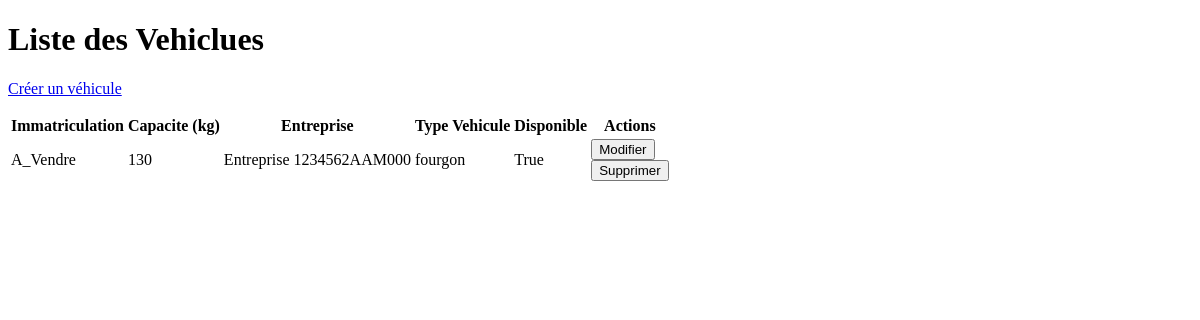
The page /vehicule/list/ on the database as committed earlier.
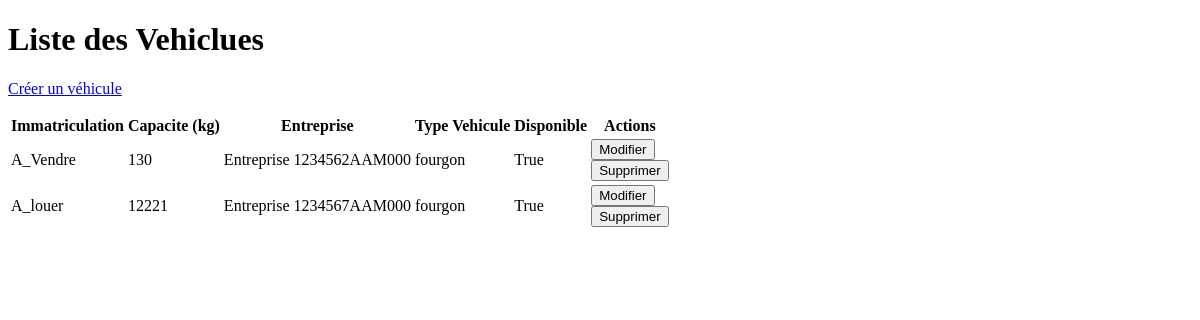
The same page on the database as committed later.
### VehiculesApp/models.py (models this page shows, shortened)
class Vehicule(models.Model):
    immatriculation=models.CharField(max_length=20,unique=True)
    capacite_kg=models.PositiveIntegerField(validators=[MinValueValidator(1,"La capacite deoit etre superieur a 0 kg"), ])
    entreprise=models.ForeignKey(
        Entreprise,
        on_delete=models.CASCADE,
        related_name='vehicules',
        )
    type_vehicule=models.CharField(
        max_length=50,
        choices=[
                    ('camionnette', 'Camionnette'),
                    ('fourgon', 'Fourgon'),
                    ('camion_porteur', 'Camion Porteur'),
                    ('semi_remorque', 'Semi-remorque'),
                ],
    )
    disponible=models.BooleanField(default=True)
    created_at = models.DateTimeField(auto_now_add=True)
    updated_at = models.DateTimeField(auto_now=True)

### EntreprisesApp/models.py (models this page shows)
class Entreprise(models.Model):
    raison_sociale = models.CharField(max_length=200, null=False)
    matricule_fiscal = models.CharField(
        max_length=17,
        null=False,
        unique=True,
        blank=False,
        validators=[matricule_fiscale_validators],
    )
    adresse = models.TextField(validators=[MinLengthValidator(20,"ladresse doit etre superieur a 20 charactere")])
    type_entreprise = models.CharField(
        max_length=100,
        choices=[
            ('chargeur', 'Chargeur'),
            ('transporteur', 'Transporteur'),
        ]
    )
    gerant = models.OneToOneField(
        Utilisateur,
        on_delete=models.CASCADE,
        related_name='entreprise'
    )
    created_at = models.DateTimeField(auto_now_add=True)
    updated_at = models.DateTimeField(auto_now=True)
    def __str__(self):
        return f"Entreprise {self.matricule_fiscal}"

### VehiculesApp/views.py (the view)
# urls.py: path('list/',VehiculeListView.as_view(),name='List_Vehicules'),
class VehiculeListView( ListView ):
    model=Vehicule
    template_name='vehicule/list.html'
    context_object_name='vehicules'

### Templates/vehicule/list.html (shortened to what this page needs)
<!DOCTYPE html>
<html lang="en">
<head>
</head>
<body>
    <h1>Liste des Vehiclues</h1>
    <p>
        <a href="{% url 'vehicule:Create_Vehicules' %}">Créer un véhicule</a>
    </p>
    <table>
        <thead>
            <tr>
                <th>Immatriculation</th>
                <th>Capacite (kg)</th>
                <th>Entreprise</th>
                <th>Type Vehicule </th>
                <th>Disponible</th>
                <th>Actions</th>
            </tr>
        </thead>
        <tbody>
            {% for vehicule in vehicules %}
            <tr>
                <td>{{ vehicule.immatriculation }}</td>
                <td>{{ vehicule.capacite_kg }}</td>
                <td>{{ vehicule.entreprise }}</td>
                <td>{{ vehicule.type_vehicule }}</td>
                <td>{{ vehicule.disponible }}</td>
                <td>
                    <form method="get" action="{% url 'vehicule:Update_Vehicule' vehicule.pk %}">
                        <button type="submit">Modifier</button>
                    </form>
                    <form method="get" action="{% url 'vehicule:Delete_Vehicule' vehicule.pk %}">
                        <button type="submit">Supprimer</button>
                    </form>
                </td>
            </tr>
            {% empty %}
            <tr>
                <td colspan="8">Aucune vehiclue trouvée.</td>
            </tr>
            {% endfor %}
        </tbody>
    </table>
</body>
</html>

Rows that differ between the two databases and show on the page:
added Vehicule: immatriculation "A_louer", capacite_kg "12221", entreprise "Entreprise 1234567AAM000", type_vehicule "fourgon", disponible "True"
